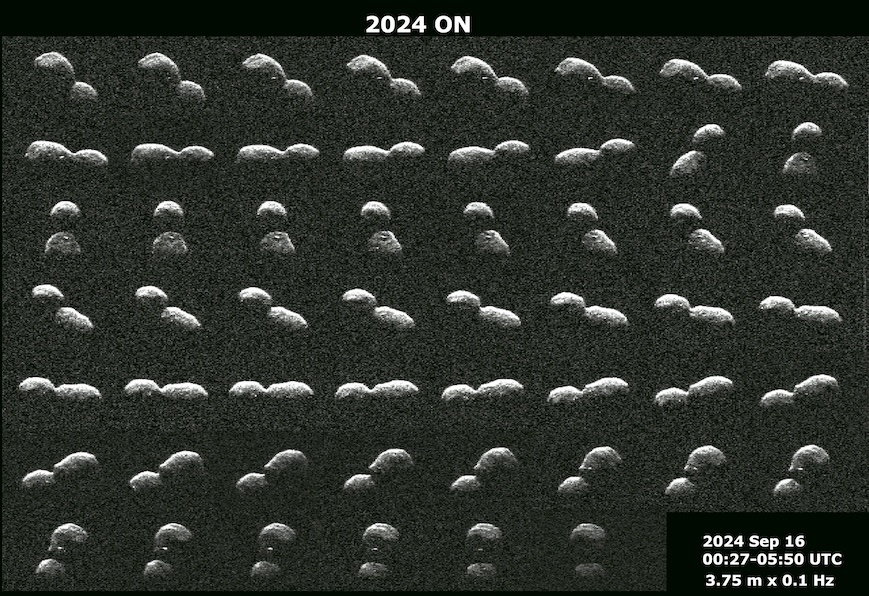
%> input picture public_data/2024ON/2024ON_Sep16_3.75m_0.1 Hz.jpg, 869 x 596 px
$ octave read.m   (GNU Octave 9; MATLAB toolbox functions it lacks are replaced by stand-ins)
%> lines starting %> are read from the running program, lines starting %| are printed output that depends on the picture
%% 批量裁剪：54个自定义矩形区域 (尺寸强制统一 w=108, h=79)，保存为 PNG
clear; clc; close all;
input_file = '2024ON_Sep16_3.75m_0.1 Hz.jpg';
output_dir = 'D:\A_master\AAA组会\AAAA研究方向\网络重建\NeuS-main\public_data\2024ON\image';   % 保存目录

% 读取图像
if ~exist(input_file, 'file')
    error('文件 %s 不存在，请检查路径。', input_file);
end
img = imread(input_file);
%> img is the input picture: size 596x869x3 uint8; mean R, G, B 45.6, 50.4, 44.2
[img_h, img_w, ~] = size(img);
%> img_h = 596; img_w = 869
fprintf('原始图像尺寸：宽=%d, 高=%d\n', img_w, img_h);
%| 原始图像尺寸：宽=869, 高=596

%% 定义 54 个裁剪区域 (宽高统一设定为 w=108, h=79)
w_val = 107;
h_val = 79;

regions = [
    % === 第 1 行 (y0 = 37) ===
    struct('x0', 3,   'y0', 37,  'w', w_val, 'h', h_val);   % 000
    struct('x0', 111, 'y0', 37,  'w', w_val, 'h', h_val);   % 001
    struct('x0', 219, 'y0', 37,  'w', w_val, 'h', h_val);   % 002
    struct('x0', 327, 'y0', 37,  'w', w_val, 'h', h_val);   % 003
    struct('x0', 435, 'y0', 37,  'w', w_val, 'h', h_val);   % 004
    struct('x0', 543, 'y0', 37,  'w', w_val, 'h', h_val);   % 005
    struct('x0', 651, 'y0', 37,  'w', w_val, 'h', h_val);   % 006
    struct('x0', 759, 'y0', 37,  'w', w_val, 'h', h_val);   % 007

    % === 第 2 行 (y0 = 116) ===
    struct('x0', 3,   'y0', 116, 'w', w_val, 'h', h_val);   % 008
    struct('x0', 111, 'y0', 116, 'w', w_val, 'h', h_val);   % 009
    struct('x0', 219, 'y0', 116, 'w', w_val, 'h', h_val);   % 010
    struct('x0', 327, 'y0', 116, 'w', w_val, 'h', h_val);   % 011
    struct('x0', 435, 'y0', 116, 'w', w_val, 'h', h_val);   % 012
    struct('x0', 543, 'y0', 116, 'w', w_val, 'h', h_val);   % 013
    struct('x0', 651, 'y0', 116, 'w', w_val, 'h', h_val);   % 014
    struct('x0', 759, 'y0', 116, 'w', w_val, 'h', h_val);   % 015

    % === 第 3 行 (y0 = 195) ===
    struct('x0', 3,   'y0', 195, 'w', w_val, 'h', h_val);   % 016
    struct('x0', 111, 'y0', 195, 'w', w_val, 'h', h_val);   % 017
    struct('x0', 219, 'y0', 195, 'w', w_val, 'h', h_val);   % 018
    struct('x0', 327, 'y0', 195, 'w', w_val, 'h', h_val);   % 019
    struct('x0', 435, 'y0', 195, 'w', w_val, 'h', h_val);   % 020
    struct('x0', 543, 'y0', 195, 'w', w_val, 'h', h_val);   % 021
    struct('x0', 651, 'y0', 195, 'w', w_val, 'h', h_val);   % 022
    struct('x0', 759, 'y0', 195, 'w', w_val, 'h', h_val);   % 023

    % === 第 4 行 (y0 = 274) ===
    struct('x0', 3,   'y0', 274, 'w', w_val, 'h', h_val);   % 024
    struct('x0', 111, 'y0', 274, 'w', w_val, 'h', h_val);   % 025
    struct('x0', 219, 'y0', 274, 'w', w_val, 'h', h_val);   % 026
    struct('x0', 327, 'y0', 274, 'w', w_val, 'h', h_val);   % 027
    struct('x0', 435, 'y0', 274, 'w', w_val, 'h', h_val);   % 028
    struct('x0', 543, 'y0', 274, 'w', w_val, 'h', h_val);   % 029
    struct('x0', 651, 'y0', 274, 'w', w_val, 'h', h_val);   % 030
    struct('x0', 759, 'y0', 274, 'w', w_val, 'h', h_val);   % 031

    % === 第 5 行 (y0 = 353) ===
    struct('x0', 3,   'y0', 353, 'w', w_val, 'h', h_val);   % 032
    struct('x0', 111, 'y0', 353, 'w', w_val, 'h', h_val);   % 033
    struct('x0', 219, 'y0', 353, 'w', w_val, 'h', h_val);   % 034
    struct('x0', 327, 'y0', 353, 'w', w_val, 'h', h_val);   % 035
    struct('x0', 435, 'y0', 353, 'w', w_val, 'h', h_val);   % 036
    struct('x0', 543, 'y0', 353, 'w', w_val, 'h', h_val);   % 037
    struct('x0', 651, 'y0', 353, 'w', w_val, 'h', h_val);   % 038
    struct('x0', 759, 'y0', 353, 'w', w_val, 'h', h_val);   % 039

    % === 第 6 行 (y0 = 432) ===
    struct('x0', 3,   'y0', 432, 'w', w_val, 'h', h_val);   % 040
    struct('x0', 111, 'y0', 432, 'w', w_val, 'h', h_val);   % 041
    struct('x0', 219, 'y0', 432, 'w', w_val, 'h', h_val);   % 042
    struct('x0', 327, 'y0', 432, 'w', w_val, 'h', h_val);   % 043
    struct('x0', 435, 'y0', 432, 'w', w_val, 'h', h_val);   % 044
    struct('x0', 543, 'y0', 432, 'w', w_val, 'h', h_val);   % 045
    struct('x0', 651, 'y0', 432, 'w', w_val, 'h', h_val);   % 046
    struct('x0', 759, 'y0', 432, 'w', w_val, 'h', h_val);   % 047

    % === 第 7 行 (y0 = 511，缺失最后两个图，共 6 个) ===
    struct('x0', 3,   'y0', 511, 'w', w_val, 'h', h_val);   % 048
    struct('x0', 111, 'y0', 511, 'w', w_val, 'h', h_val);   % 049
    struct('x0', 219, 'y0', 511, 'w', w_val, 'h', h_val);   % 050
    struct('x0', 327, 'y0', 511, 'w', w_val, 'h', h_val);   % 051
    struct('x0', 435, 'y0', 511, 'w', w_val, 'h', h_val);   % 052
    struct('x0', 543, 'y0', 511, 'w', w_val, 'h', h_val);   % 053
];

% ==============================================================
% 在原始拼图上显示 54 个裁剪框的位置
figure('Name', '裁剪区域预览', 'Position', [100, 100, 1000, 700]);
imshow(img);
hold on;

for i = 1:length(regions)
    r = regions(i);
    % 绘制矩形框
    rectangle('Position', [r.x0, r.y0, r.w, r.h], ...
              'EdgeColor', 'r', 'LineWidth', 1.0);
    % 在矩形左上角显示编号，稍微缩小字体防止重叠
    text(r.x0 + 2, r.y0 + 12, sprintf('%03d', i-1), ...
         'Color', 'r', 'FontSize', 8, 'FontWeight', 'bold', ...
         'BackgroundColor', 'white', 'EdgeColor', 'none', 'Margin', 1);
end
hold off;
title(sprintf('54 个裁剪区域示意 (尺寸统一为 %d x %d)', w_val, h_val));
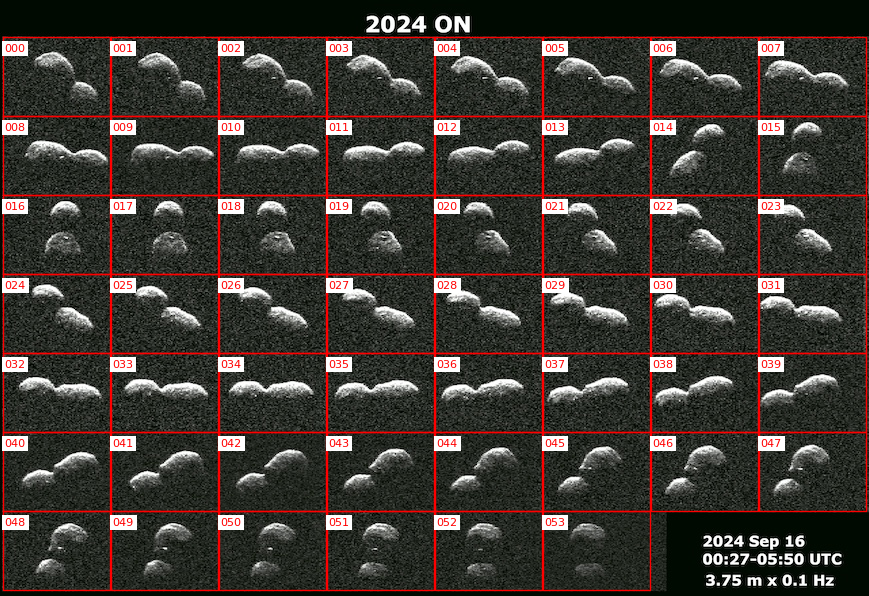
%> figure redrawn from the program's plot data; its title reads '54 个裁剪区域示意 (尺寸统一为 107 x 79)'

%% 创建输出目录
if ~exist(output_dir, 'dir')
    [status, msg] = mkdir(output_dir);
    if ~status
        error('创建目录失败: %s', msg);
    end
end

% 循环裁剪并保存
fprintf('开始裁剪...\n');
for i = 1:length(regions)
    r = regions(i);

    % 检查边界
    if r.x0 < 1 || r.y0 < 1 || r.x0 + r.w - 1 > img_w || r.y0 + r.h - 1 > img_h
        warning('区域 %03d 超出边界，已跳过 (x0=%d, y0=%d, w=%d, h=%d)', ...
                i-1, r.x0, r.y0, r.w, r.h);
        continue;
    end

    % 裁剪
    cropped = img(r.y0 : r.y0 + r.h - 1, r.x0 : r.x0 + r.w - 1, :);

    % 保存为 PNG
    output_filename = fullfile(output_dir, sprintf('%03d.png', i-1));
    imwrite(cropped, output_filename);
end
%> this loop made 54 passes
%> pass 1, `cropped = img(r.y0 : r.y0 + r.h - 1, r.x0 : r.x0 + r.w - 1, :);`:
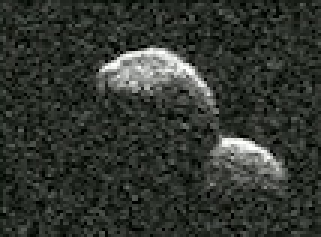
%> cropped: size 79x107x3 uint8 (shown 3 times larger); mean R, G, B 49, 53.4, 47.5
%> pass 2, `cropped = img(r.y0 : r.y0 + r.h - 1, r.x0 : r.x0 + r.w - 1, :);`:
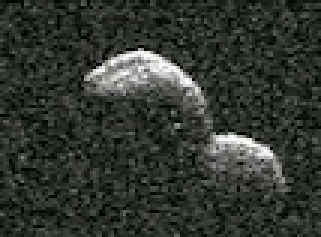
%> cropped: size 79x107x3 uint8 (shown 3 times larger); mean R, G, B 49.7, 54, 48.1
%> pass 3, `cropped = img(r.y0 : r.y0 + r.h - 1, r.x0 : r.x0 + r.w - 1, :);`:
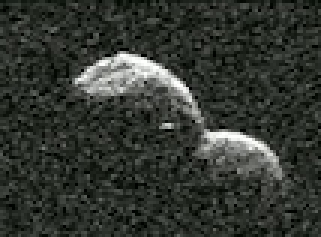
%> cropped: size 79x107x3 uint8 (shown 3 times larger); mean R, G, B 50.4, 54.8, 48.8
fprintf('全部完成！54张图片（均 %dx%d）已保存在 "%s" 目录下。\n', w_val, h_val, output_dir);
